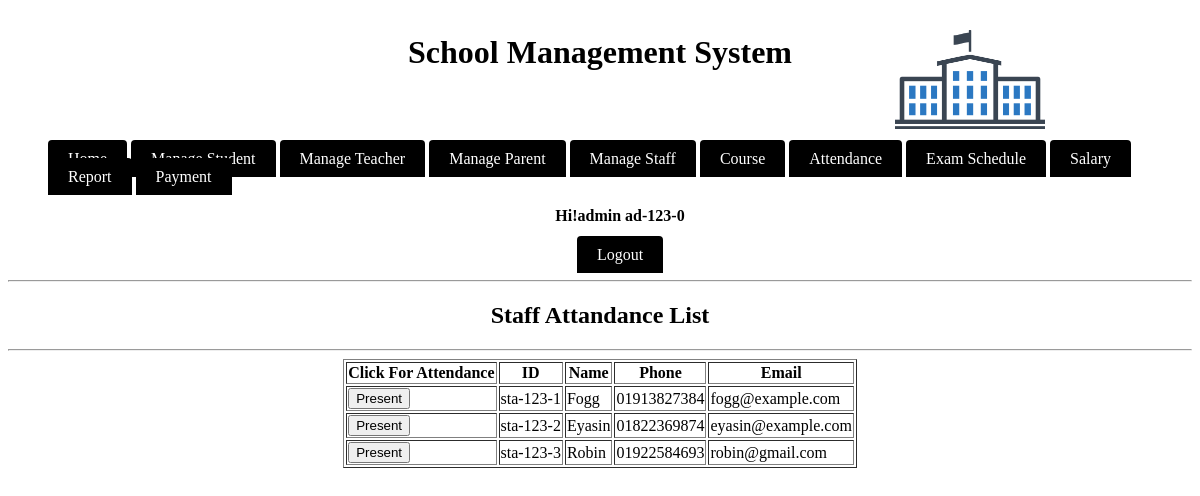
/module/admin/staffAttendance.php (signed in), run on the app's committed database.
### tables this page shows
CREATE TABLE IF NOT EXISTS `staff` (
  `id` varchar(20) NOT NULL,
  `name` varchar(20) NOT NULL,
  `password` varchar(20) NOT NULL,
  `phone` varchar(20) NOT NULL,
  `email` varchar(20) NOT NULL,
  `sex` varchar(7) NOT NULL,
  `dob` date NOT NULL,
  `hiredate` date NOT NULL,
  `address` varchar(30) NOT NULL,
  `salary` double NOT NULL,
  UNIQUE KEY `id` (`id`)
);

### module/admin/main.php (called while the page is built, shortened)
<?php
$check=$_SESSION['login_id'];
$session=mysql_query("SELECT name  FROM admin WHERE id='$check' ");
$row=mysql_fetch_array($session);
$login_session = $loged_user_name = $row['name'];
?>

### module/admin/staffAttendance.php (the view, shortened to what this page needs)
<?php
include_once('main.php');
$sql = "SELECT * FROM staff where id not in (select attendedid from attendance where date=CURDATE())";
$res= mysql_query($sql);
$string = "";
while($row = mysql_fetch_array($res)){
    $string .= "<form action='attendStaff.php' method='post'>".
    "<tr><td><input type='submit' name='submit' value='Present'></td>".
    '<input type="hidden" value="'.$row['id'].'" name="id" />'.
    '<td>'.$row['id'].'</td><td>'.$row['name'].
    '</td><td>'.$row['phone'].'</td><td>'.$row['email'].'</td></tr></form>';
}
?>
<html>
    <head>
		    <link rel="stylesheet" type="text/css" href="../../source/CSS/style.css">
		</head>
    <body>
			  <div class="header"><h1>School Management System</h1></div>
			  <div class="divtopcorner">
				    <img src="../../source/logo.jpg" height="150" width="150" alt="School Management System"/>
				</div>
			<br/><br/>
				<ul>
				    <li class="manulist">
						    <a class ="menulista" href="index.php">Home</a>
								<a class ="menulista" href="manageStudent.php">Manage Student</a>
								<a class ="menulista" href="manageTeacher.php">Manage Teacher</a>
								<a class ="menulista" href="manageParent.php">Manage Parent</a>
								<a class ="menulista" href="manageStaff.php">Manage Staff</a>
								<a class ="menulista" href="course.php">Course</a>
								<a class ="menulista" href="index.php">Attendance</a>
								<a class ="menulista" href="index.php">Exam Schedule</a>
								<a class ="menulista" href="index.php">Salary</a>
								<a class ="menulista" href="index.php">Report</a>
								<a class ="menulista" href="index.php">Payment</a>
							<div align="center">
								<h4>Hi!admin <?php echo $check." ";?></h4>
								<a class ="menulista" href="logout.php" onmouseover="changemouseover(this);" onmouseout="changemouseout(this,'<?php echo ucfirst($loged_user_name);?>');"><?php echo "Logout";?></a>
						</div>
						</li>
				</ul>
			  <hr/>
        <center>
            <h2>Staff Attandance List</h2><hr/>
              <table border="1">
                <tr>
                    <th>Click For Attendance</th>
                    <th>ID</th>
                    <th>Name</th>
                    <th>Phone</th>
                    <th>Email</th>
                </tr>
                <?php echo $string;?>
              </table>
        </center>
		</body>
</html>

### source/CSS/style.css (style rules this page uses)
.divtopcorner { position:absolute; top:0px; right: 150px; color:black; text-align:center; padding:5px; }
.header { color:black; text-align:center; padding:5px; }
.manulist { display:inline; left:100px; }
.menulista { background-color: black; color: white; padding: 10px 20px; text-decoration: none; border-radius: 4px 4px 0 0; }

### data on the page
staff: id "sta-123-1", name "Fogg", phone "01913827384", email "fogg@example.com"
staff: id "sta-123-2", name "Eyasin", phone "01822369874", email "eyasin@example.com"
staff: id "sta-123-3", name "Robin", phone "01922584693", email "robin@gmail.com"

### other printed values
$check "ad-123-0"
